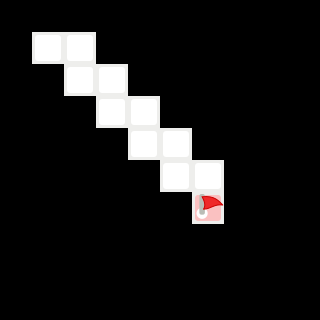

Below is a game level as drawn by its tile map, then a one-line description and the .tmx file that defines it, in full:
An orthogonal 10x10 tile map with 32x32 px tiles, 1 tile layer (Calque de Tuiles 1).

<map version="1.5" tiledversion="1.7.0" orientation="orthogonal" renderorder="right-down" width="10" height="10" tilewidth="32" tileheight="32" infinite="0" nextlayerid="4" nextobjectid="2">
 <editorsettings>
  <export target="lvl4.csv" format="csv" />
 </editorsettings>
 <tileset firstgid="1" source="vbot_tilemap.tsx" />
 <layer id="1" name="Calque de Tuiles 1" width="10" height="10">
  <data encoding="csv">
4,4,4,4,4,4,4,4,4,4,
4,1,1,4,4,4,4,4,4,4,
4,4,1,1,4,4,4,4,4,4,
4,4,4,1,1,4,4,4,4,4,
4,4,4,4,1,1,4,4,4,4,
4,4,4,4,4,1,1,4,4,4,
4,4,4,4,4,4,2,4,4,4,
4,4,4,4,4,4,4,4,4,4,
4,4,4,4,4,4,4,4,4,4,
4,4,4,4,4,4,4,4,4,4
</data>
 </layer>
</map>
